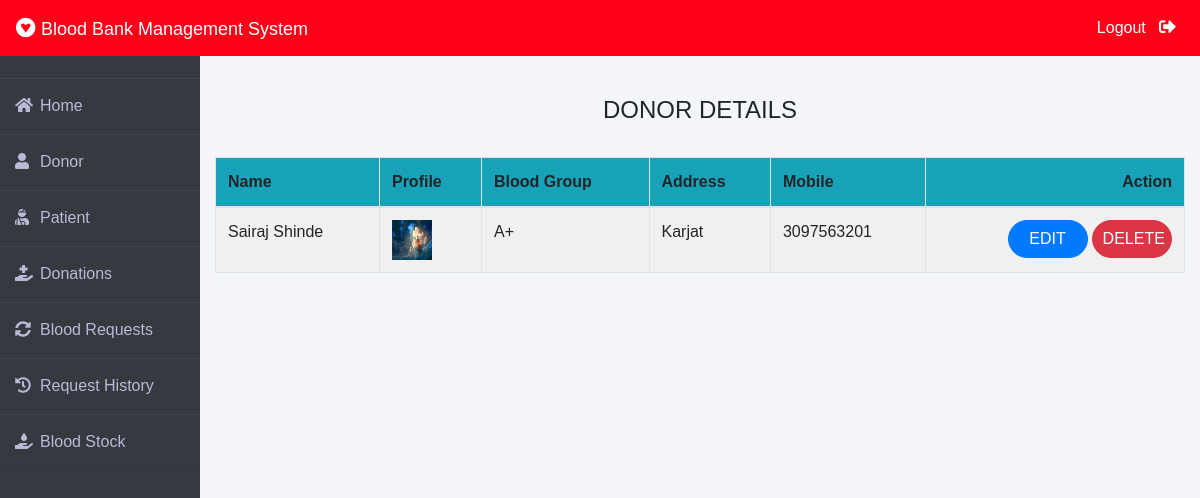
The page /admin-donor (signed in) on the database as committed earlier.
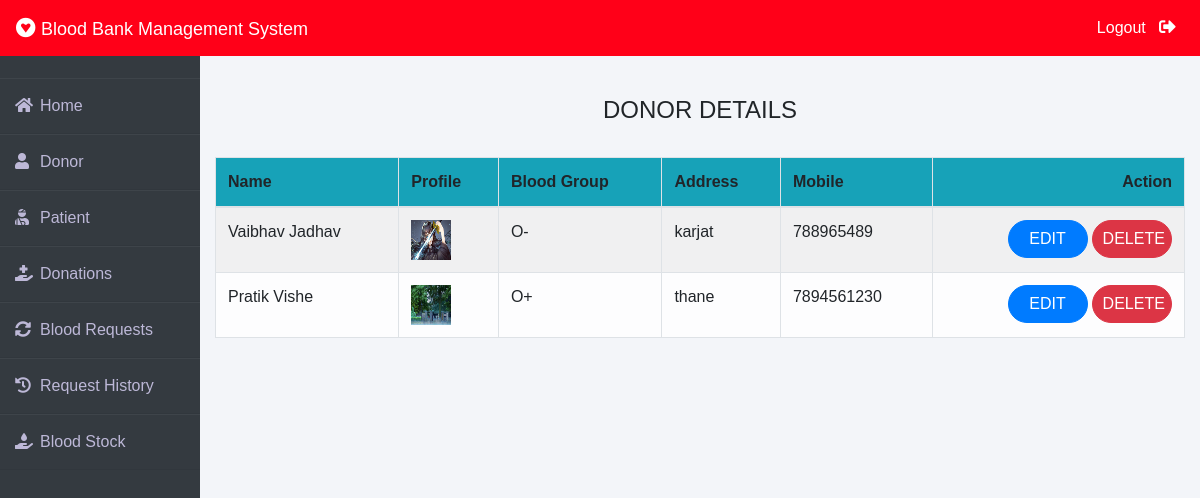
The same page on the database as committed later.
### donor/models.py (models this page shows, shortened)
class Donor(models.Model):
    user=models.OneToOneField(User,on_delete=models.CASCADE)
    profile_pic= models.ImageField(upload_to='profile_pic/Donor/',null=True,blank=True)
    bloodgroup=models.CharField(max_length=10)
    address = models.CharField(max_length=40)
    mobile = models.CharField(max_length=20,null=False)
    @property
    def get_name(self):
        return self.user.first_name+" "+self.user.last_name

### blood/views.py (the view)
# urls.py: path('admin-donor', views.admin_donor_view,name='admin-donor'),
@login_required(login_url='adminlogin')
def admin_donor_view(request):
    donors=dmodels.Donor.objects.all()
    return render(request,'blood/admin_donor.html',{'donors':donors})

### templates/blood/admin_donor.html
{% extends 'blood/adminbase.html' %}
{% block content %}
{% load widget_tweaks %}
{%load static%}
<br><br>
<div class="container">
    <H4 class="text-center">DONOR DETAILS</H4><br>
    <table class="table table-light table-hover table-bordered table-striped">
        <thead class="bg-info">
            <tr>
                <th scope="col">Name</th>
                <th scope="col">Profile</th>
                <th scope="col">Blood Group</th>
                <th scope="col">Address</th>
                <th scope="col">Mobile</th>
                <th class="text-right">Action</th>
            </tr>
        </thead>
        <tbody>
            {% for t in donors %}
            <tr>
                <td> {{t.get_name}}</td>
                <td> <img src="{% static t.profile_pic.url %}" alt="Profile Pic" height="40px" width="40px" /></td>
                <td>{{t.bloodgroup}}</td>
                <td>{{t.address}}</td>
                <td>{{t.mobile}}</td>
                <td class="text-right">
                    <button class="btn btn-primary badge-pill" style="width: 80px;"><a  style="text-decoration: none;color: white;" href="{% url 'update-donor' t.id  %}">EDIT</a> </button>
                    <button class="btn btn-danger badge-pill" style="width: 80px;"><a  style="text-decoration: none;color: white;" href="{% url 'delete-donor' t.id  %}">DELETE</a> </button>
                </td>
            </tr>
            {% endfor %}
        </tbody>
    </table>
</div>
{% endblock content %}

Rows that differ between the two databases and show on the page:
removed Donor: get_name "Sairaj Shinde", profile_pic (picture), bloodgroup "A+", address "Karjat", mobile "3097563201"
added Donor: get_name "Vaibhav Jadhav", profile_pic (picture), bloodgroup "O-", address "karjat", mobile "788965489"
added Donor: get_name "Pratik Vishe", profile_pic (picture), bloodgroup "O+", address "thane", mobile "7894561230"
